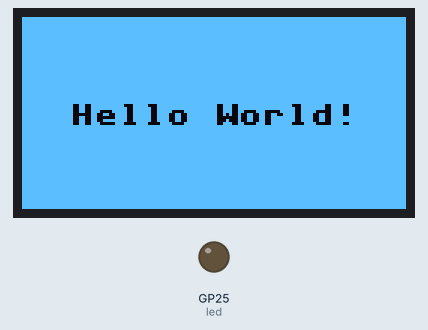
The program below on a simulated Raspberry Pi Pico running MicroPython. Parts: 128×64 one-colour display, output pins drawn as LEDs (lit = HIGH). Dashed ring = blinking. WiFi joins after 1.5 s; the clock reads 2024-03-15 10:24:30 at power-on unless the program sets it; requests to the public web service named in the program get a made-up reply in its usual format after 0.4 s (London, UTC, broken clouds, 64 % humidity, 1013 hPa unless stated); pins used as bus, display or sensor lines are not drawn; what the program prints to the serial console is not drawn.

Above: at 6.9 s.
At 11.8 s:
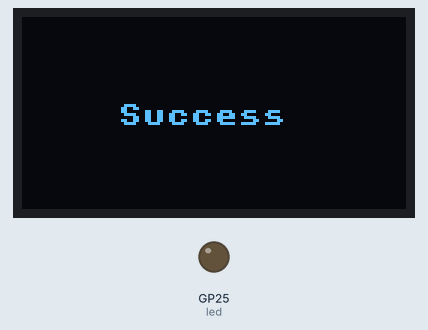
At 26.0 s:
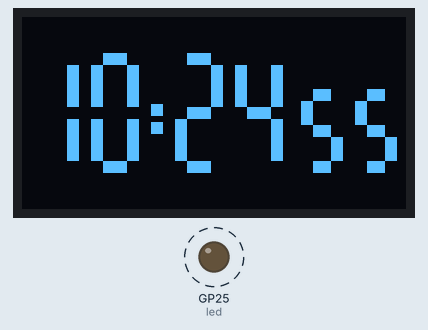
At 39.0 s:
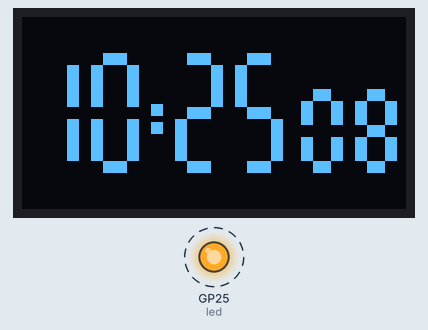
Timing chart, 0 to 40.0 s (numbered marks = the images above):
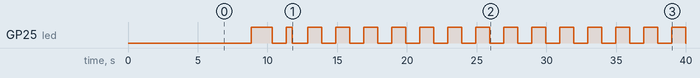

Measured:
- by itself, GP25 (led): goes LOW 1.0 s, HIGH 0.40 s, 14 × (LOW 1.1 s, HIGH 1.0 s), then LOW
- what the display in image 0 shows lasts 2.1 s, from 6.8 s to 8.9 s
- what the display in image 1 shows lasts 1.5 s, from 11.3 s to 12.8 s
- what the display in image 2 shows lasts 1.0 s, from 25.9 s to 26.9 s

The program:

main.py
```python
import connect
import initialize_time
import machine
import sys
import time

from display import activate_screensaver, clear_display, restart_display, start_display, update_display

led = machine.Pin('LED', machine.Pin.OUT)

keyA = machine.Pin(15, machine.Pin.IN, machine.Pin.PULL_UP)
keyB = machine.Pin(17, machine.Pin.IN, machine.Pin.PULL_UP)

display_mode = 0
led_on = False

def fetch_time():
    try:
        start_display()
        connect.connect_to_wifi()
        time_data = initialize_time.get_time_from_api()
        connect.disconnect_wifi()
        return time_data

    except KeyboardInterrupt:
        print("Program has been terminated by the user.")
        clear_display()

def main():
    global led_on, display_mode

    try:
        time_data = fetch_time()

        if None in time_data:
            raise ValueError("Time has no correct values.")

        current_hour, current_minute, current_second, current_year, current_month, current_day = time_data

        last_time = time.ticks_ms()
        keyA_start_tick = None
        keyB_pressed = False

        while True:
            if keyA.value() == 0:
                if keyA_start_tick is None:
                    keyA_start_tick = time.ticks_ms()
                elif time.ticks_diff(time.ticks_ms(), keyA_start_tick) >= 5000:
                    print("Shutting down ...")
                    clear_display()
                    sys.exit()
            else:
                if keyA_start_tick is not None and time.ticks_diff(time.ticks_ms(), keyA_start_tick) < 5000:
                    restart_display()
                    machine.reset()
                keyA_start_tick = None

            if keyB.value() == 0 and not keyB_pressed:
                led.off()
                display_mode = (display_mode + 1) % 3
                if display_mode == 2:
                    activate_screensaver()
                else:
                    update_display(current_hour, current_minute, current_second, current_year, current_month, current_day, display_mode)
                print(f"Display mode: {display_mode}")
                keyB_pressed = True

            if keyB.value() == 1:
                keyB_pressed = False

            now = time.ticks_ms()
            elapsed = time.ticks_diff(now, last_time)

            if elapsed >= 1000:
                last_time = now
                current_second += 1

                if current_second >= 60:
                    current_second = 0
                    current_minute += 1

                if current_minute >= 60:
                    current_minute = 0
                    current_hour += 1

                if current_hour >= 24:
                    current_hour = 0
                    current_day += 1

                if (current_day > 28 and current_month == 2 and not is_leap_year(current_year)) or \
                   (current_day > 29 and current_month == 2 and is_leap_year(current_year)) or \
                   (current_day > 30 and current_month in [4, 6, 9, 11]) or \
                   (current_day > 31 and current_month in [1, 3, 5, 7, 8, 10, 12]):
                    current_day = 1
                    current_month += 1

                if current_month >= 13:
                    current_month = 1
                    current_year += 1

                time_data = current_hour, current_minute, current_second, current_year, current_month, current_day

                if display_mode != 2:
                    update_display(current_hour, current_minute, current_second, current_year, current_month, current_day, display_mode)
                    led_on = not led_on
                    led.value(led_on)

            if current_hour == 0 and current_minute == 0 and current_second == 0:
                try:
                    fetch_start = time.ticks_ms()
                    time_data = fetch_time()
                    fetch_duration = time.ticks_diff(time.ticks_ms(), fetch_start) / 1000.0

                    if None not in time_data:
                        print("Synchronizing successful.")
                        current_hour, current_minute, current_second, current_year, current_month, current_day = time_data
                    else:
                        print("Synchronizing unsuccessful.")
                        current_second += int(fetch_duration)

                except Exception as e:
                    print(f"Error fetching new time: {e}")

    except ValueError as ve:
        led.off()
        print(f"Error fetching the current time. Please check your connection or the API: {ve}")
        clear_display()

    except KeyboardInterrupt:
        led.off()
        print("Program has been terminated by the user.")
        clear_display()

    except Exception as e:
        led.off()
        print(f"An unexpected error has occurred: {e}")
        clear_display()

def is_leap_year(year):
    return (year % 4 == 0) and (year % 100 != 0 or year % 400 == 0)

if __name__ == "__main__":
    main()
```

connect.py
```python
import network
import time
import machine

from lib.env import SSID, PASSWORD
from display import display_message

led = machine.Pin('LED', machine.Pin.OUT)

def connect_to_wifi():
    try:
        wlan = network.WLAN(network.STA_IF)
        wlan.disconnect()
        time.sleep(2)
        wlan.active(True)
        wlan.connect(SSID, PASSWORD)

        print("Connecting ...")

        fails = 0

        while not wlan.isconnected():
            led.on()
            print("Waiting for Connection ...")
            display_message("Connecting ...", 12)
            time.sleep(0.75)
            led.off()
            print(f"WiFi Status: {wlan.status()}")
            if wlan.status() <= -1 or fails >= 10:
                raise Exception("Unable to connect to an Access Point.")
            time.sleep(0.25)
            fails += 1

        print(f"Connected on: {wlan.ifconfig()[0]}")
        display_message("Success", 32)
        led.off()

    except Exception as e:
        print(f"An unexpected error has occured: {e}")

def disconnect_wifi():
    wlan = network.WLAN(network.STA_IF)
    wlan.disconnect()
    print(f"WiFi Status: {wlan.status()}")
    print("Disconnected from WiFi.")
```

initialize_time.py
```python
import urequests
import time
import machine
import network

led = machine.Pin('LED', machine.Pin.OUT)

current_hour = 0
current_minute = 0
current_second = 0

current_year = 0
current_month = 0
current_day = 0

def get_time_from_api():
    global current_hour, current_minute, current_second, current_year, current_month, current_day
    led.on()
    try:
        print("Fetching current time ...")
        wlan = network.WLAN(network.STA_IF)
        print(f"WiFi Status: {wlan.status()}")
        response = urequests.get("https://timeapi.io/api/time/current/zone?timeZone=Europe%2FBerlin")
        print(f"Response Status Code: {response.status_code}")

        if response.status_code == 200:
            led.off()
            data = response.json()
            print(data)
            current_hour= data["hour"]
            current_minute = data["minute"]
            current_second = data["seconds"]

            current_year = data["year"]
            current_month = data["month"]
            current_day = data["day"]

            print(current_hour, current_minute, current_second, current_year, current_month, current_day)
            return current_hour, current_minute, current_second, current_year, current_month, current_day

    except:
        print("Error while fetching current time.")
        return None, None, None, None, None, None
```

display.py
```python
from machine import Pin, SPI
import framebuf
import math
import time

DC = 8
RST = 12
MOSI = 11
SCK = 10
CS = 9

class OLED_1inch3(framebuf.FrameBuffer):
    def __init__(self):
        self.width = 128
        self.height = 64

        self.cs = Pin(CS, Pin.OUT)
        self.rst = Pin(RST, Pin.OUT)

        self.cs(1)
        self.spi = SPI(1)
        self.spi = SPI(1,2000_000)
        self.spi = SPI(1,20000_000,polarity=0, phase=0,sck=Pin(SCK),mosi=Pin(MOSI),miso=None)
        self.dc = Pin(DC,Pin.OUT)
        self.dc(1)
        self.buffer = bytearray(self.height * self.width // 8)
        super().__init__(self.buffer, self.width, self.height, framebuf.MONO_HMSB)
        self.init_display()

        self.white = 0xffff
        self.black = 0x0000

    def write_cmd(self, cmd):
        self.cs(1)
        self.dc(0)
        self.cs(0)
        self.spi.write(bytearray([cmd]))
        self.cs(1)

    def write_data(self, buf):
        self.cs(1)
        self.dc(1)
        self.cs(0)
        self.spi.write(bytearray([buf]))
        self.cs(1)

    def init_display(self):
        self.rst(1)
        time.sleep(0.001)
        self.rst(0)
        time.sleep(0.01)
        self.rst(1)

        cmds = [
            0xAE, 0x00, 0x10, 0xB0, 0xdc, 0x00, 0x81, 0x6f, 0x21,
            0xa0, 0xc0, 0xa4, 0xa6, 0xa8, 0x3f, 0xd3, 0x60, 0xd5,
            0x41, 0xd9, 0x22, 0xdb, 0x35, 0xad, 0x8a, 0xAF
        ]
        for cmd in cmds:
            self.write_cmd(cmd)

    def show(self):
        self.write_cmd(0xb0)
        for page in range(0,64):
            self.column = 63 - page
            self.write_cmd(0x00 + (self.column & 0x0f))
            self.write_cmd(0x10 + (self.column >> 4))
            for num in range(0,16):
                self.write_data(self.buffer[page*16+num])

oled = OLED_1inch3()

def activate_screensaver():
    oled.fill(0x0000)
    oled.show()

def clear_display():
    oled.fill(0x0000)
    oled.show()

    oled.text("POWER OFF", 27, 29, oled.white)
    oled.show()

    time.sleep(2)

    oled.fill(0x0000)
    oled.show()

def display_message(message, x_value):
    oled.fill(0x0000)
    oled.show()

    time.sleep(0.5)
    oled.text(message, x_value, 29, oled.white)
    oled.show()

def restart_display():
    oled.fill(0x0000)
    oled.show()

    time.sleep(0.5)
    print("Restarting ...")
    oled.text("Restarting ...", 12, 29, oled.white)
    oled.show()

    time.sleep(1)

    oled.fill(0x0000)
    oled.show()

def show_time(hour, minute, second):
    hour_0 = hour % 10
    hour_1 = math.floor(hour / 10)
    minute_0 = minute % 10
    minute_1 = math.floor(minute / 10)
    second_0 = second % 10
    second_1 = math.floor(second / 10)
    print(f"{hour_1}{hour_0}:{minute_1}{minute_0}:{second_1}{second_0}")

    if hour_1 == 0:
        oled.fill_rect(3, 16, 4, 14, oled.white)
    if hour_1 == 0 or hour_1 == 1:
        oled.fill_rect(15, 34, 4, 14, oled.white)
    if hour_1 == 0 or hour_1 == 2:
        oled.fill_rect(7, 12, 8, 4, oled.white)
        oled.fill_rect(3, 34, 4, 14, oled.white)
        oled.fill_rect(7, 48, 8, 4, oled.white)
    if hour_1 == 0 or hour_1 == 1 or hour_1 == 2:
        oled.fill_rect(15, 16, 4, 14, oled.white)
    if hour_1 == 2:
        oled.fill_rect(7, 30, 8, 4, oled.white)

    if hour_0 in [0, 2, 3, 5, 6, 7, 8, 9]:
        oled.fill_rect(27, 12, 8, 4, oled.white)
    if hour_0 in [0, 4, 5, 6, 8, 9]:
        oled.fill_rect(23, 16, 4, 14, oled.white)
    if hour_0 in [0, 1, 2, 3, 4, 7, 8, 9]:
        oled.fill_rect(35, 16, 4, 14, oled.white)
    if hour_0 in [2, 3, 4, 5, 6, 8, 9]:
        oled.fill_rect(27, 30, 8, 4, oled.white)
    if hour_0 in [0, 2, 6, 8]:
        oled.fill_rect(23, 34, 4, 14, oled.white)
    if hour_0 in [0, 1, 3, 4, 5, 6, 7, 8, 9]:
        oled.fill_rect(35, 34, 4, 14, oled.white)
    if hour_0 in [0, 2, 3, 5, 6, 8, 9]:
        oled.fill_rect(27, 48, 8, 4, oled.white)

    oled.fill_rect(43, 29, 4, 4, oled.white)
    oled.fill_rect(43, 35, 4, 4, oled.white)

    if minute_1 in [0, 2, 3, 5, 6, 7, 8, 9]:
        oled.fill_rect(55, 12, 8, 4, oled.white)
    if minute_1 in [0, 4, 5, 6, 8, 9]:
        oled.fill_rect(51, 16, 4, 14, oled.white)
    if minute_1 in [0, 1, 2, 3, 4, 7, 8, 9]:
        oled.fill_rect(63, 16, 4, 14, oled.white)
    if minute_1 in [2, 3, 4, 5, 6, 8, 9]:
        oled.fill_rect(55, 30, 8, 4, oled.white)
    if minute_1 in [0, 2, 6, 8]:
        oled.fill_rect(51, 34, 4, 14, oled.white)
    if minute_1 in [0, 1, 3, 4, 5, 6, 7, 8, 9]:
        oled.fill_rect(63, 34, 4, 14, oled.white)
    if minute_1 in [0, 2, 3, 5, 6, 8, 9]:
        oled.fill_rect(55, 48, 8, 4, oled.white)

    if minute_0 in [0, 2, 3, 5, 6, 7, 8, 9]:
        oled.fill_rect(75, 12, 8, 4, oled.white)
    if minute_0 in [0, 4, 5, 6, 8, 9]:
        oled.fill_rect(71, 16, 4, 14, oled.white)
    if minute_0 in [0, 1, 2, 3, 4, 7, 8, 9]:
        oled.fill_rect(83, 16, 4, 14, oled.white)
    if minute_0 in [2, 3, 4, 5, 6, 8, 9]:
        oled.fill_rect(75, 30, 8, 4, oled.white)
    if minute_0 in [0, 2, 6, 8]:
        oled.fill_rect(71, 34, 4, 14, oled.white)
    if minute_0 in [0, 1, 3, 4, 5, 6, 7, 8, 9]:
        oled.fill_rect(83, 34, 4, 14, oled.white)
    if minute_0 in [0, 2, 3, 5, 6, 8, 9]:
        oled.fill_rect(75, 48, 8, 4, oled.white)

    if second_1 in [0, 2, 3, 5, 6, 7, 8, 9]:
        oled.fill_rect(97, 24, 6, 4, oled.white)
    if second_1 in [0, 4, 5, 6, 8, 9]:
        oled.fill_rect(93, 28, 4, 8, oled.white)
    if second_1 in [0, 1, 2, 3, 4, 7, 8, 9]:
        oled.fill_rect(103, 28, 4, 8, oled.white)
    if second_1 in [2, 3, 4, 5, 6, 8, 9]:
        oled.fill_rect(97, 36, 6, 4, oled.white)
    if second_1 in [0, 2, 6, 8]:
        oled.fill_rect(93, 40, 4, 8, oled.white)
    if second_1 in [0, 1, 3, 4, 5, 6, 7, 8, 9]:
        oled.fill_rect(103, 40, 4, 8, oled.white)
    if second_1 in [0, 2, 3, 5, 6, 8, 9]:
        oled.fill_rect(97, 48, 6, 4, oled.white)

    if second_0 in [0, 2, 3, 5, 6, 7, 8, 9]:
        oled.fill_rect(115, 24, 6, 4, oled.white)
    if second_0 in [0, 4, 5, 6, 8, 9]:
        oled.fill_rect(111, 28, 4, 8, oled.white)
    if second_0 in [0, 1, 2, 3, 4, 7, 8, 9]:
        oled.fill_rect(121, 28, 4, 8, oled.white)
    if second_0 in [2, 3, 4, 5, 6, 8, 9]:
        oled.fill_rect(115, 36, 6, 4, oled.white)
    if second_0 in [0, 2, 6, 8]:
        oled.fill_rect(111, 40, 4, 8, oled.white)
    if second_0 in [0, 1, 3, 4, 5, 6, 7, 8, 9]:
        oled.fill_rect(121, 40, 4, 8, oled.white)
    if second_0 in [0, 2, 3, 5, 6, 8, 9]:
        oled.fill_rect(115, 48, 6, 4, oled.white)

def show_time_and_date(hour, minute, second, year, month, day):
    time_string = f"{hour:02}:{minute:02}:{second:02}"
    print(time_string)
    oled.text("Time:", 10, 10, oled.white)
    oled.text(time_string, 10, 20, oled.white)

    date_string = f"{day:02}.{month:02}.{year}"
    print(date_string)
    oled.text("Date:", 10, 35, oled.white)
    oled.text(date_string, 10, 45, oled.white)

def start_display():
    oled.fill(0x0000)
    oled.show()

    x_end = 0
    while x_end <= 63:
        oled.line(0, 0, 127, x_end, oled.white)
        oled.show()
        x_end += 8

    x_start = 0
    while x_start <= 63:
        oled.line(0, x_start, 127, 63, oled.white)
        oled.show()
        x_start += 8

    oled.line(0, 63, 0, 0, oled.white)
    oled.show()

    oled.line(0, 0, 127, 0, oled.white)
    oled.show()

    oled.line(127, 0, 127, 63, oled.white)
    oled.show()

    oled.line(127, 63, 0, 63, oled.white)
    oled.show()

    y_end = 63
    while y_end >= 0:
        oled.line(0, 63, 127, y_end, oled.white)
        oled.show()
        y_end -= 8

    y_start = 63
    while y_start >= 0:
        oled.line(127, 0, 0, y_start, oled.white)
        oled.show()
        y_start -= 8

    y = 0
    while y <= 63:
        oled.fill_rect(0, y, 127, y+4, oled.white)
        oled.show()
        y += 4

    oled.text("Hello World!", 16, 29, oled.black)
    oled.show()

def update_display(hour, minute, second, year, month, day, display_mode):
    start_time = time.ticks_ms()

    oled.fill(0x0000)

    if display_mode == 0:
        show_time(hour, minute, second)
    else:
        show_time_and_date(hour, minute, second, year, month, day)

    oled.show()

    end_time = time.ticks_ms()
    print(f"Updating Display took: {end_time - start_time} ms")
```

env.py
```python
SSID = "SSID"
PASSWORD = "WIFI_PASSWORD"
```
